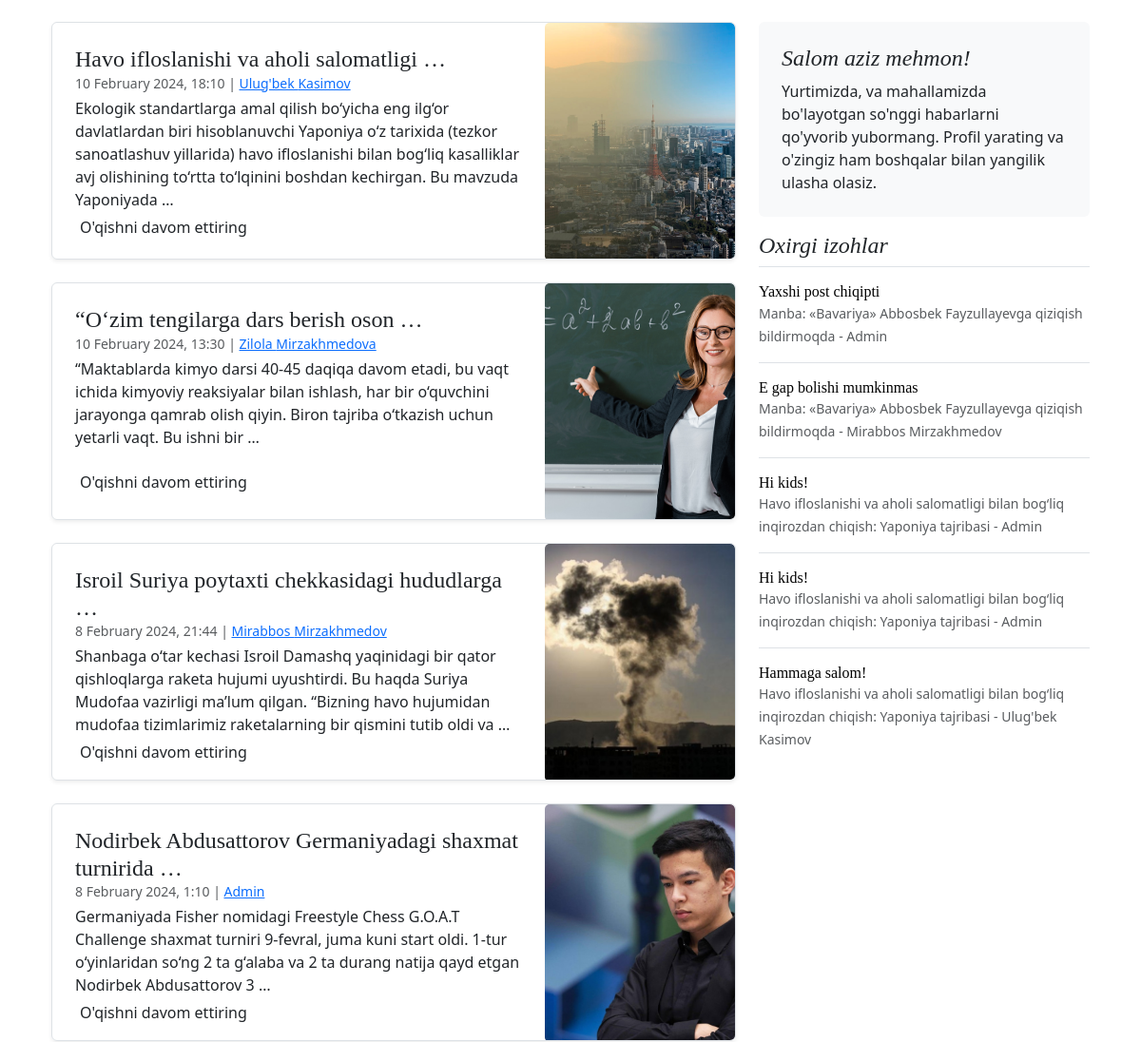
The app's page / (middle part), older data.
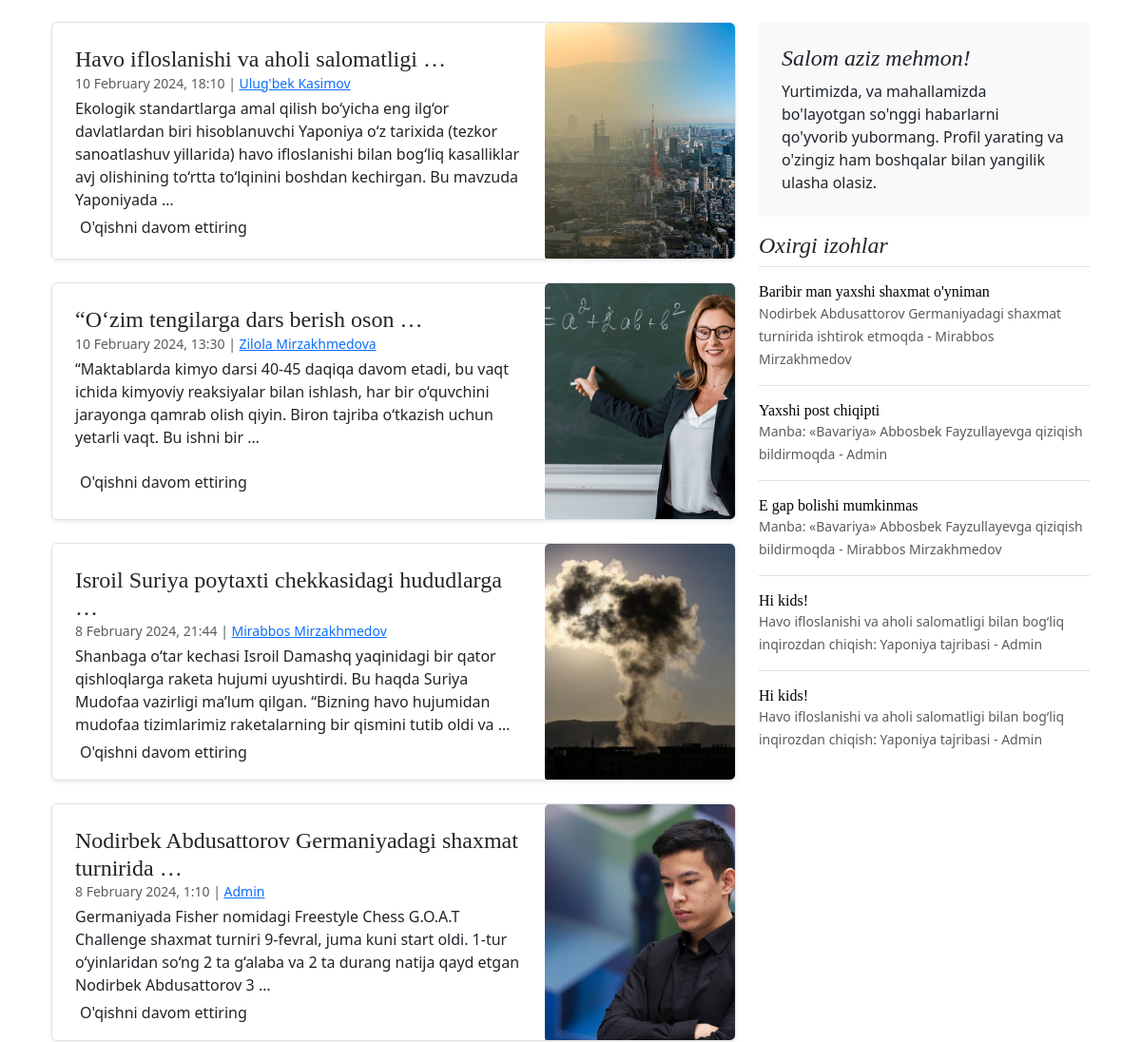
The same page, newer data.
### webapp/models.py (models this page shows, shortened)
class Post(models.Model):
    post_id = models.AutoField(primary_key=True)
    title = models.CharField(max_length=255)
    full_text = RichTextField(blank=True, null=True)
    created_at = models.DateTimeField(default=timezone.now)
    user_id = models.ForeignKey(User, on_delete=models.CASCADE, related_name='posts')
    updated_at = models.DateTimeField(auto_now=True)
    image = models.ImageField(upload_to='posts/', default='../../media/posts/default.webp')

class User(AbstractUser):
    user_id = models.AutoField(primary_key=True)
    phone_number = models.CharField(max_length=20)
    profile_pic = models.ImageField(null=True, upload_to='profile/')
    bio = models.TextField(blank=True, null=True)
    created_at = models.DateTimeField(default=timezone.now)
    updated_at = models.DateTimeField(auto_now=True)

class Comment(models.Model):
    comment_id = models.AutoField(primary_key=True)
    post = models.ForeignKey(Post, on_delete=models.CASCADE, related_name='comments')
    user = models.ForeignKey(User, on_delete=models.CASCADE, related_name='comments')
    comment_text = models.TextField()
    created_at = models.DateTimeField(default=timezone.now)

### webapp/views.py (the view)
# urls.py: path('', views.index, name='home'),
def index(request):
    posts = Post.objects.all().order_by('-created_at')
    comments = Comment.objects.all().order_by('-created_at')
    latest_news = posts.first()
    other_posts = posts[1:]
    last_five = comments[:5]
    data = {
        'last_five': last_five,
        'posts': posts,
        'latest_news': latest_news,
        'other_posts': other_posts,
        'title': "So'nggi yangiliklar",
    }
    return render(request, 'webapp/index.html', data)

### webapp/templates/webapp/index.html (shortened to what this page needs)
{% extends 'webapp/layout.html' %}
{% block body %}
    <div class="row mb-2">
        <div class="col-md-8">
            {% for post in other_posts  %}
                <div
                    class="row g-0 border rounded overflow-hidden flex-md-row mb-4 shadow-sm h-md-250 position-relative">
                    <div class="col p-4 d-flex flex-column position-static">
                        <h4 class="mb-0">{{ post.title|truncatewords:5|striptags|safe }}</h4>
                        <small
                            class="mb-1 text-body-secondary">{{ post.created_at|date:"j F Y, G:i" }}
                            |
                            <a href="{% url 'profile' post.user_id_id %}">{{ post.user_id.first_name }} {{ post.user_id.last_name }}</a></small>
                        <p class="card-text mb-auto">{{ post.full_text|truncatewords:30|striptags|safe }}</p>
                        <button class="post-button">O'qishni davom ettiring
                        </button>
                    </div>
                    <div class="col-auto d-none d-lg-block">
                        {% if post.image %}
                            <div class="image-container" style="width: 200px; height: 250px; overflow: hidden;">
                                <img class="bd-placeholder-img" style="width: 100%; height: 100%; object-fit: cover;" src="{{ post.image.url }}" alt="{{ post.title }}">
                            </div>
                        {% endif %}
                    </div>
                </div>
            {% endfor %}
        </div>
        <div class="col-md-4">
            <div class="position-sticky" style="top: 2rem;">
                {% if user.is_authenticated %}
                    <div class="p-4 mb-3 bg-body-tertiary rounded">
                        <h4 class="fst-italic">Xush kelibsiz, {{ user.first_name }}!</h4>
                        <p class="mb-0">Yurtimizda, va mahallamizda bo'layotgan so'nggi habarlarni qo'yvorib yubormang.
                        O'qing, izohlar yozing va biz haqimizda boshqalarga ayting.</p>
                    </div>
                {% else %}
                    <div class="p-4 mb-3 bg-body-tertiary rounded">
                        <h4 class="fst-italic">Salom aziz mehmon!</h4>
                        <p class="mb-0">Yurtimizda, va mahallamizda bo'layotgan so'nggi habarlarni qo'yvorib yubormang.
                        Profil yarating va o'zingiz ham boshqalar bilan yangilik ulasha olasiz.</p>
                    </div>
                {% endif %}
                <div>
                    <h4 class="fst-italic">Oxirgi izohlar</h4>
                    <ul class="list-unstyled">
                        {% for comment in last_five %}
                        <li>
                            <a class="d-flex flex-column flex-lg-row gap-3 align-items-start align-items-lg-center py-3 link-body-emphasis text-decoration-none border-top"
                               href="{% url 'news-detail' comment.post.post_id %}">
                                <div class="col-lg-12">
                                    <h6 class="mb-0">{{ comment.comment_text }}</h6>
                                    <small class="text-body-secondary">{{ comment.post.title }} - {{ comment.user.first_name }} {{ comment.user.last_name }}</small>
                                </div>
                            </a>
                        </li>
                        {% endfor %}
                    </ul>
                </div>
            </div>
        </div>
    </div>
{% endblock %}

### webapp/templates/webapp/layout.html (shortened to what this page needs)
<!DOCTYPE html>
<html lang="en">
<head>
    {% load static %}
    <link
        href="https://cdn.jsdelivr.net/npm/bootstrap@5.3.2/dist/css/bootstrap.min.css"
        rel="stylesheet"
>
    <link rel="stylesheet" href="{% static 'css/blog.css' %}">
</head>
<body>
<div class="container">
    <main class="container">
        {% block body %}
        {% endblock %}
    </main>
</div>
</body>
</html>

### webapp/static/css/blog.css (style rules this page uses)
h1, h2, h3, h4, h5, h6 { font-family: "Playfair Display", Georgia, "Times New Roman", serif; }
@media (min-width: 768px) { .h-md-250 { height: 250px; } }
.post-button { background-color: inherit; border: none; color: inherit; text-decoration: none; display: inline-block; font-size: 16px; cursor: pointer; border-radius: 5px; text-align: left!important; width: fit-content; padding: 5px; }
.row { margin-bottom: 20px; }
.image-container { text-align: center; }
.image-container img { max-width: 100%; height: auto; display: block; margin: 0 auto; border-radius: 5px; box-shadow: 0 2px 4px rgba(0, 0, 0, 0.1); }

### webapp/templates/webapp/layout.html (style rules this page uses)
.bd-placeholder-img { font-size: 1.125rem; text-anchor: middle; -webkit-user-select: none; -moz-user-select: none; user-select: none; }

Row changes from the older to the newer data that the page shows:
no longer on this page (row unchanged): Comment: comment_text "Hammaga salom!", post "Havo ifloslanishi va aholi salomatligi bilan bog‘liq inqirozdan chiqish: Yaponiya tajribasi", user.first_name "Ulug'bek", user.last_name "Kasimov"
added Comment: comment_text "Baribir man yaxshi shaxmat o'yniman", post "Nodirbek Abdusattorov Germaniyadagi shaxmat turnirida ishtirok etmoqda", user.first_name "Mirabbos", user.last_name "Mirzakhmedov"
